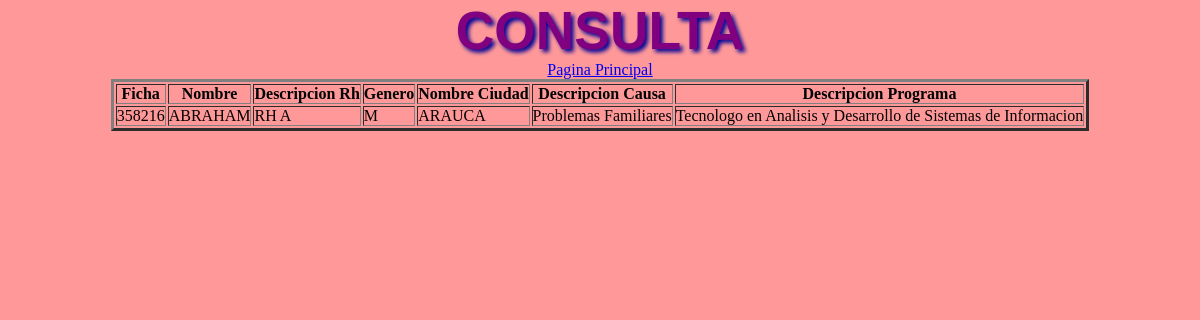
The page /consulta_5/index.php on the database its author committed.
### tables this page shows
CREATE TABLE IF NOT EXISTS `ficha` (
  `num_ficha` varchar(7) NOT NULL DEFAULT '',
  `cod_prog` varchar(4) DEFAULT NULL,
  `fecha_ini` varchar(10) DEFAULT NULL,
  `fecha_fin` varchar(10) DEFAULT NULL,
  `cod_centro` varchar(2) DEFAULT NULL,
  PRIMARY KEY (`num_ficha`),
  KEY `cod_prog` (`cod_prog`)
);

CREATE TABLE IF NOT EXISTS `programa` (
  `cod_prog` varchar(4) NOT NULL DEFAULT '',
  `des_prog` varchar(70) DEFAULT NULL,
  `estado` varchar(20) DEFAULT NULL,
  PRIMARY KEY (`cod_prog`)
);

### consulta_5/view/viewClass.php (called while the page is built, shortened)
<?php
class viewClass {
  static public function renderHTML($view, $args = NULL) {
    include_once 'templates/' . $view;
  }
}

### librerias/dataBaseClass.php (called while the page is built, shortened)
<?php
class dataBaseClass {
  static private $host = 'localhost';
  static private $port = 3306,
          $dbname = 'bddesercion',
          $user = 'root',
          $password = 'Sena2014',
          $driver = 'mysql',
          $instance = NULL;
  static public function getInstance() {
    return self::$instance;
  }
  static private function connect() {
    try {
      $dsn = self::$driver
              . ':host='. self::$host
              . ';port=' . self::$port
              . ';dbname=' . self::$dbname;
      self::$instance = new PDO($dsn, self::$user, self::$password);
      return true;
    } catch (PDOException $e) {
      echo $e->getMessage();
    }
  }
}

### consulta_5/model/modelClass.php (called while the page is built)
<?php
class modelClass {
  static public function getAll() {
    try {
      $sql = "SELECT  ficha.num_ficha,nom_apre,des_rh,genero,nom_ciudad,des_causa,des_prog FROM causa_desercion natural join desercion natural join ficha natural join programa, rh natural join aprendiz natural join ciudad where genero='M' and desercion.cod_causa=3 group by desercion.cod_causa";
      return dataBaseClass::getInstance()->query($sql)->fetchAll(PDO::FETCH_ASSOC);
    } catch (PDOException $e) {
      return $e;
    }
  }
}

### consulta_5/view/templates/index.php (the view, shortened to what this page needs)
<!DOCTYPE html>
<html lang="es">
    <head>
        <link rel="stylesheet" media="screen" href="css/miestilo.css">
    </head>
    <body><center>
        <h1>CONSULTA</h1>
        <table border="3">
            <thead>
                <tr>
                    <th>Ficha</th>
                    <th>Nombre</th>
                     <th>Descripcion Rh</th>
                    <th>Genero</th>
                    <th>Nombre Ciudad</th>
                     <th>Descripcion Causa</th>
                    <th>Descripcion Programa</th>
                     </tr>
            </thead>
            <tbody>
                <?php foreach ($datos as $row): ?>
                    <tr>
                        <td><?php echo $row['num_ficha'] ?></td>
                        <td><?php echo $row['nom_apre'] ?></td>
                        <td><?php echo $row['des_rh'] ?></td>
                        <td><?php echo $row['genero'] ?></td>
                        <td><?php echo $row['nom_ciudad'] ?></td>
                        <td><?php echo $row['des_causa'] ?></td>
                        <td><?php echo $row['des_prog'] ?></td>
                   </tr>
                <?php endforeach ?>
                    <a href="http://localhost/consultaOchoEjercicios/">Pagina Principal</a></tr></th><br>
            </tbody>
        </table>
    </center>
</body>
</html>

### consulta_5/css/miestilo.css (style rules this page uses)
* { margin: 0px; padding: 0px; }
h1 { text-shadow: rgb(0,0,150) 3px 3px 4px; font-family:Tempus Sans ITC,sans-serif; font-size: 40pt; color: purple; }
body { text-align: center; background: #ff9999; }

### rows shown on the page
ficha: num_ficha "358216", nom_apre "ABRAHAM", des_rh "RH A", genero "M", nom_ciudad "ARAUCA", des_causa "Problemas Familiares", cod_prog.des_prog "Tecnologo en Analisis y Desarrollo de Sistemas de Informacion"
